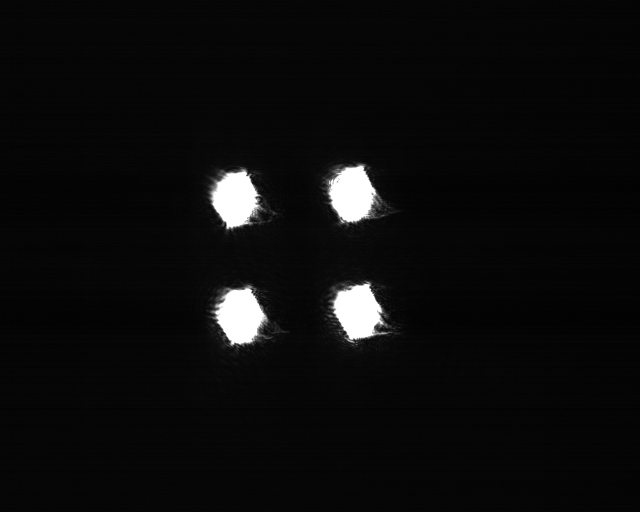
#> input picture 21-02-19/FourDotsInput.tif, 1280 x 1024 px (shown at 1/2 size)
$ python Data_analysis.py
#> lines starting #> are read from the running program, lines starting #| are printed output that depends on the picture
### emulator.py
import numpy as np
from PIL import Image
from filters import uniform

class Emulator():
    """Initialised with a PIL Image describing the field in the input plane, and a numpy array describing the aperture function/pupil function in the Fourier plane.

    Produces PIL images representing field in Fourier plane and in output plane."""
    def __init__(self, i, f=uniform(1)):
#> called with i = '21-02-19/FourDotsInput.tif'
        input_image = Image.open(i).convert(mode='L')
        fourier_aperture = np.array(rotate_quarters(Image.fromarray(f)))
#> in rotate_quarters, `image.paste(quarters[0], (0, 0, int(w / 2)+1, int(h / 2)+1))`: image: PIL image 1280x1024 F; every value is 1
#> f: shape (1024, 1280) float64; every value is 1

        # Determine field incident on Fourier plane
        fourier_field = np.fft.fft2(input_image, norm='ortho')

        fourier_transmission = fourier_field * fourier_aperture
        output_field = np.fft.fftn(fourier_transmission, norm='ortho')
        output_image = Image.fromarray(np.abs(output_field))
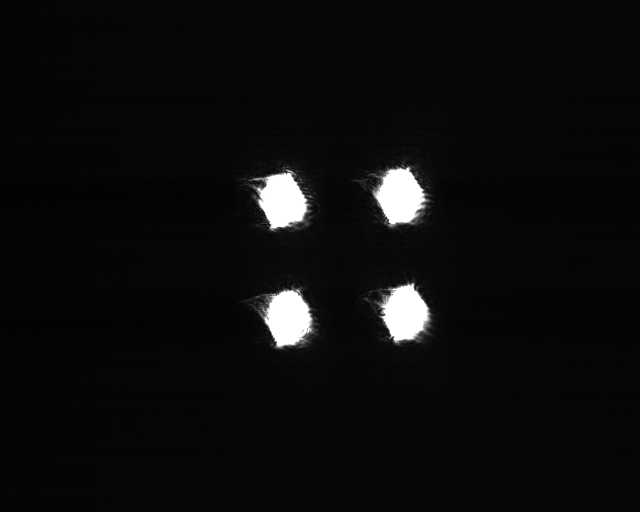
#> output_image: PIL image 1280x1024 F (shown at 1/2 size); min 2.21e-16, max 255, mean 12.1

        #  Transform Fourier plane image to represent proper field
        fourier_image = rotate_quarters(Image.fromarray(np.abs(fourier_transmission)))

        # Create accessible array of images
        self.images = {'i': input_image, 'f': fourier_image, 'o': output_image}


def rotate_quarters(image):
    """Splits a PIL image into quarters, rotates each quarter by 180 degrees, and recombines them."""
    w, h = image.size
    quarters = [image.crop((0, 0, int(w / 2)+1, int(h / 2)+1)),
                image.crop((int(w / 2)+1, 0, int(w), int(h / 2)+1)),
                image.crop((0, int(h / 2)+1, int(w / 2)+1, int(h))),
                image.crop((int(w / 2)+1, int(h / 2)+1, int(w), int(h)))]

    for i in range(0, 4):
        quarters[i] = quarters[i].rotate(180)

    image.paste(quarters[0], (0, 0, int(w / 2)+1, int(h / 2)+1))
    image.paste(quarters[1], (int(w / 2+1), 0, int(w), int(h / 2)+1))
    image.paste(quarters[2], (0, int(h / 2)+1, int(w / 2)+1, int(h)))
    image.paste(quarters[3], (int(w / 2)+1, int(h / 2)+1, int(w), int(h)))
    return image

### filters.py
import numpy as np
from PIL import Image


# Set dimensions of array to be equal to pixels of CCD images
y, x = 1280, 1024


# SPACIAL FREQUENCY FILTERS
# [9 lines left out: function transparent_circle, not called in this run]


def opaque_circle(r):
    """Returns the complementary filter of transparent_circle: a small opaque circle of radius r pixels."""
    return np.full((x, y), 1) - transparent_circle(r)


# APODIZING FILTERS
# [9 lines left out: function cosine_window, not called in this run]


def sine_window(r, n=1):
    """Returns the nth-order sine window of radius r."""
    return np.full((x, y), 1) - cosine_window(r, n)


# COARSE GRATING
# [9 lines left out: function grating, not called in this run]


# UNIFORM FILTER
def uniform(a):
    """Returns a uniform filter with transparency |a| in [0,1]. If |a|>1, uses |a|=1."""
    a = np.abs(a)
    return np.full((x, y), min(a, 1), dtype=float)

### Data_analysis.py
from PIL import Image
import numpy as np
from emulator import Emulator
import matplotlib.pyplot as plt
"""import scipy.optimize
import scipy.stats
import scipy.ticker as ticker"""


#save two images - im1 is the image taken by the camera, im2 is the image processed by the computer
e = Emulator("21-02-19/FourDotsInput.tif")

im1 = Image.open("21-02-19/FourDotsInput.tif").convert(mode='L')

im2 = e.images['o']
#read data and output it in a useful format


def line_read(a):
    """saves a PIL image as a numpy array, and outputs one line of interest specified by the maximum value of the array.
    a is the PIL image to be read"""
    b = np.array(a)
    d = np.unravel_index(b.argmax(), b.shape)

    return b[int(d[0])]


def shift_image(a, b):
    """Shifts the image ato match another, with respect to its maxima
    a is the basis image (the picture taken)
    b is the compared picture (Fourier transform)
    """
    a_arr = np.array(a)
    b_arr = np.array(b)
    b_roll = np.roll(b_arr, a_arr.argmax() - b_arr.argmax())
    return b_roll


im2_roll = shift_image(im1, im2)


def residuals(a, b):
    """this function takes in two arrays: a, the observed image and b, the theoretical prediction.
    It returns an array of the residuals
    """
    return b-a


data = {'measured': line_read(im1), 'theoretical': line_read(im2_roll)}
#> in line_read, `d = np.unravel_index(b.argmax(), b.shape)`: d = (333, 719)

fig, axes = plt.subplots(2)

axes[0].plot(data['measured'], label='Measured')
axes[0].plot(data['theoretical'], label='Theoretical')
axes[0].legend()

axes[1].plot(residuals(data['measured'], data['theoretical']))
plt.show()
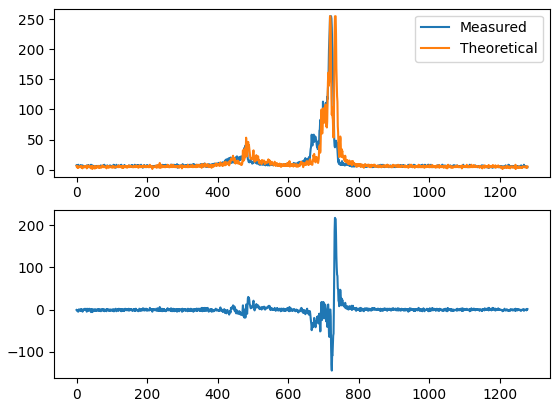
#> figure drawn by matplotlib, 2 panels; panel 1: curve peaks at x = 719, y = 255; panel 1: curve peaks at x = 719, y = 255; panel 2: curve peaks at x = 733, y = 218
